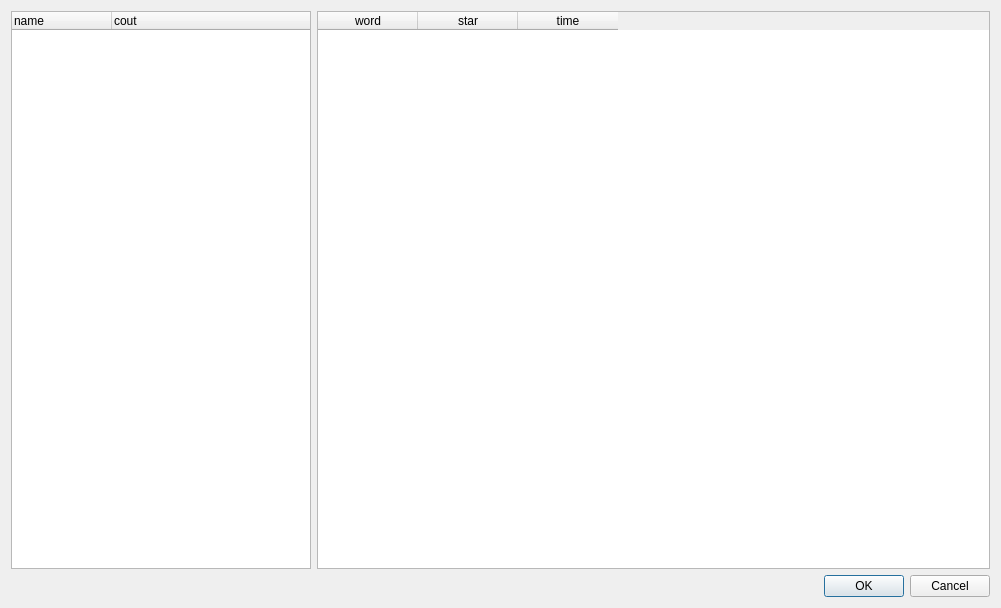
<?xml version="1.0" encoding="UTF-8"?>
<ui version="4.0">
 <class>WBookDialog</class>
 <widget class="QDialog" name="WBookDialog">
  <property name="geometry">
   <rect>
    <x>0</x>
    <y>0</y>
    <width>1001</width>
    <height>608</height>
   </rect>
  </property>
  <property name="windowTitle">
   <string>Word List</string>
  </property>
  <property name="windowIcon">
   <iconset resource="../resources.qrc">
    <normaloff>:/icons/bookcase.png</normaloff>:/icons/bookcase.png</iconset>
  </property>
  <layout class="QVBoxLayout" name="verticalLayout_3">
   <item>
    <widget class="QWidget" name="widget" native="true">
     <layout class="QHBoxLayout" name="horizontalLayout">
      <property name="leftMargin">
       <number>0</number>
      </property>
      <property name="topMargin">
       <number>0</number>
      </property>
      <property name="rightMargin">
       <number>0</number>
      </property>
      <property name="bottomMargin">
       <number>0</number>
      </property>
      <item>
       <widget class="QTreeWidget" name="treeWidget">
        <property name="minimumSize">
         <size>
          <width>200</width>
          <height>0</height>
         </size>
        </property>
        <property name="maximumSize">
         <size>
          <width>300</width>
          <height>16777215</height>
         </size>
        </property>
        <property name="contextMenuPolicy">
         <enum>Qt::CustomContextMenu</enum>
        </property>
        <column>
         <property name="text">
          <string>name</string>
         </property>
        </column>
        <column>
         <property name="text">
          <string>cout</string>
         </property>
        </column>
       </widget>
      </item>
      <item>
       <widget class="QWidget" name="widget_2" native="true">
        <layout class="QVBoxLayout" name="verticalLayout_2">
         <property name="spacing">
          <number>0</number>
         </property>
         <property name="leftMargin">
          <number>0</number>
         </property>
         <property name="topMargin">
          <number>0</number>
         </property>
         <property name="rightMargin">
          <number>0</number>
         </property>
         <property name="bottomMargin">
          <number>0</number>
         </property>
         <item>
          <widget class="QStackedWidget" name="stackedWidget">
           <property name="contextMenuPolicy">
            <enum>Qt::DefaultContextMenu</enum>
           </property>
           <widget class="QWidget" name="page_wordlist">
            <property name="contextMenuPolicy">
             <enum>Qt::DefaultContextMenu</enum>
            </property>
            <layout class="QVBoxLayout" name="verticalLayout">
             <property name="leftMargin">
              <number>0</number>
             </property>
             <property name="topMargin">
              <number>0</number>
             </property>
             <property name="rightMargin">
              <number>0</number>
             </property>
             <property name="bottomMargin">
              <number>0</number>
             </property>
             <item>
              <widget class="QTableWidget" name="tableWidget_wordlist">
               <property name="contextMenuPolicy">
                <enum>Qt::CustomContextMenu</enum>
               </property>
               <property name="editTriggers">
                <set>QAbstractItemView::NoEditTriggers</set>
               </property>
               <property name="showDropIndicator" stdset="0">
                <bool>false</bool>
               </property>
               <property name="dragDropOverwriteMode">
                <bool>false</bool>
               </property>
               <property name="dragDropMode">
                <enum>QAbstractItemView::DragOnly</enum>
               </property>
               <property name="alternatingRowColors">
                <bool>true</bool>
               </property>
               <property name="sortingEnabled">
                <bool>true</bool>
               </property>
               <property name="cornerButtonEnabled">
                <bool>false</bool>
               </property>
               <attribute name="horizontalHeaderVisible">
                <bool>true</bool>
               </attribute>
               <column>
                <property name="text">
                 <string>word</string>
                </property>
               </column>
               <column>
                <property name="text">
                 <string>star</string>
                </property>
               </column>
               <column>
                <property name="text">
                 <string>time</string>
                </property>
               </column>
              </widget>
             </item>
            </layout>
           </widget>
           <widget class="QWidget" name="page_test"/>
          </widget>
         </item>
        </layout>
       </widget>
      </item>
     </layout>
    </widget>
   </item>
   <item>
    <widget class="QDialogButtonBox" name="buttonBox">
     <property name="orientation">
      <enum>Qt::Horizontal</enum>
     </property>
     <property name="standardButtons">
      <set>QDialogButtonBox::Cancel|QDialogButtonBox::Ok</set>
     </property>
    </widget>
   </item>
  </layout>
  <action name="action_Remove">
   <property name="text">
    <string>Remove Word List</string>
   </property>
  </action>
  <action name="action_New">
   <property name="text">
    <string>New Word List</string>
   </property>
  </action>
  <action name="action_export">
   <property name="text">
    <string>Export Word List</string>
   </property>
   <property name="toolTip">
    <string>Export Word List</string>
   </property>
  </action>
  <action name="action_RemoveWord">
   <property name="text">
    <string>Remove Word from List</string>
   </property>
  </action>
  <action name="action_StarWordTo">
   <property name="text">
    <string>Star Word to</string>
   </property>
   <property name="toolTip">
    <string>Star Word to</string>
   </property>
  </action>
  <action name="action_Star1">
   <property name="text">
    <string>Star to 1</string>
   </property>
  </action>
  <action name="action_Star2">
   <property name="text">
    <string>Star to 2</string>
   </property>
  </action>
  <action name="action_Star3">
   <property name="text">
    <string>Star to 3</string>
   </property>
  </action>
  <action name="action_Star4">
   <property name="text">
    <string>Star to 4</string>
   </property>
  </action>
  <action name="action_Star5">
   <property name="text">
    <string>Star to 5</string>
   </property>
  </action>
 </widget>
 <resources>
  <include location="../resources.qrc"/>
 </resources>
 <connections>
  <connection>
   <sender>buttonBox</sender>
   <signal>accepted()</signal>
   <receiver>WBookDialog</receiver>
   <slot>accept()</slot>
   <hints>
    <hint type="sourcelabel">
     <x>248</x>
     <y>254</y>
    </hint>
    <hint type="destinationlabel">
     <x>157</x>
     <y>274</y>
    </hint>
   </hints>
  </connection>
  <connection>
   <sender>buttonBox</sender>
   <signal>rejected()</signal>
   <receiver>WBookDialog</receiver>
   <slot>reject()</slot>
   <hints>
    <hint type="sourcelabel">
     <x>316</x>
     <y>260</y>
    </hint>
    <hint type="destinationlabel">
     <x>286</x>
     <y>274</y>
    </hint>
   </hints>
  </connection>
 </connections>
</ui>
